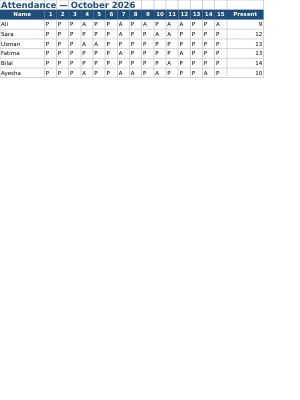
#> input picture my-office-suite/resources/templates/sheet/attendance.png, 300 x 400 px
$ python -i ops.py   (imports and definitions only)
#> lines starting #> are read from the running program, lines starting #| are printed output that depends on the picture
#> further down, picture is the input picture: PIL image 300x400 RGBA; mean R, G, B, A 247.6, 248.8, 249.8, 255
"""MyOffice Photos - image operations (Pillow + NumPy, all on this PC).

Every function takes and returns a PIL image, so the editor, batch processing and the tests use the same code.
"""
from __future__ import annotations

import io
import math
import os
from dataclasses import dataclass

import numpy as np
from PIL import Image, ImageChops, ImageDraw, ImageEnhance, ImageFilter, ImageFont, ImageOps

FORMATS = {"PNG": ".png", "JPEG": ".jpg", "WEBP": ".webp", "BMP": ".bmp", "TIFF": ".tif", "GIF": ".gif",
           "ICO": ".ico", "PDF": ".pdf"}
OPEN_EXTS = (".png", ".jpg", ".jpeg", ".jfif", ".webp", ".bmp", ".tif", ".tiff", ".gif", ".ico", ".heic", ".heif")


# [10 lines left out: function load, not called in this run]


def _rgb_alpha(img: Image.Image):
    if img.mode == "RGBA":
        return img.convert("RGB"), img.getchannel("A")
    return img.convert("RGB"), None


def _with_alpha(rgb: Image.Image, alpha):
    if alpha is None:
        return rgb
    out = rgb.convert("RGBA")
    out.putalpha(alpha)
    return out


# ============================================================================ geometry
# [5 lines left out: function rotate, not called in this run]


def flip(img, horizontal: bool = True):
    return ImageOps.mirror(img) if horizontal else ImageOps.flip(img)


# [13 lines left out: functions crop, resize, not called in this run]


# ============================================================================ adjustments
@dataclass
class Adjust:
    brightness: float = 0     # -100..100
    contrast: float = 0
    saturation: float = 0
    sharpness: float = 0
    exposure: float = 0       # -100..100 (gamma)
    temperature: float = 0    # -100 (cool) .. 100 (warm)
    tint: float = 0           # -100 (green) .. 100 (magenta)
    highlights: float = 0
    shadows: float = 0
    vignette: float = 0       # 0..100

    def is_neutral(self) -> bool:
        return all(v == 0 for v in self.__dict__.values())


# [57 lines left out: functions adjust, _sepia, _pencil, _cartoon, not called in this run]


FILTERS = {
    "Original": lambda im: im,
    "Black & White": lambda im: im.convert("L").convert("RGB"),
    "Noir": lambda im: ImageEnhance.Contrast(im.convert("L")).enhance(1.6).convert("RGB"),
    "Sepia": _sepia,
    "Vintage": lambda im: ImageEnhance.Color(Image.blend(_sepia(im), im, 0.45)).enhance(0.8),
    "Vivid": lambda im: ImageEnhance.Contrast(ImageEnhance.Color(im).enhance(1.45)).enhance(1.12),
    "Warm": lambda im: adjust(im, Adjust(temperature=55, saturation=8)),
    "Cool": lambda im: adjust(im, Adjust(temperature=-55)),
    "Fade": lambda im: ImageEnhance.Contrast(ImageEnhance.Color(im).enhance(0.7)).enhance(0.75),
    "Dramatic": lambda im: adjust(im, Adjust(contrast=35, saturation=-20, vignette=45)),
    "Pencil Sketch": _pencil,
    "Cartoon": _cartoon,
    "Emboss": lambda im: im.filter(ImageFilter.EMBOSS),
    "Invert": lambda im: ImageOps.invert(im),
}


def apply_filter(img, name: str):
    rgb, alpha = _rgb_alpha(img)
    return _with_alpha(FILTERS[name](rgb).convert("RGB"), alpha)


def blur(img, radius: float = 4):
    return img.filter(ImageFilter.GaussianBlur(radius))


def sharpen(img, amount: float = 120):
    return img.filter(ImageFilter.UnsharpMask(radius=2, percent=int(amount), threshold=2))


# ============================================================================ enhance
def _local_contrast(rgb, strength: float = 0.5):
    """Lift detail: add back the difference between the image and a large blur (like 'clarity')."""
    arr = np.asarray(rgb, dtype=np.float32)
    base = np.asarray(rgb.filter(ImageFilter.GaussianBlur(max(2, min(rgb.size) // 60))), dtype=np.float32)
    out = arr + (arr - base) * strength
    return Image.fromarray(np.clip(out, 0, 255).astype(np.uint8), "RGB")


def auto_enhance(img, denoise: bool = True):
    """One-click enhance: levels, gentle colour boost, noise reduction, clarity and sharpening."""
#> called with denoise = True
    rgb, alpha = _rgb_alpha(img)
#> alpha: PIL image 300x400 L; every value is 255
    rgb = ImageOps.autocontrast(rgb, cutoff=0.6)
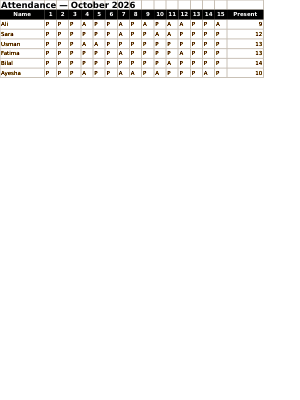
#> rgb: PIL image 300x400 RGB; mean R, G, B 246.6, 246, 245.3
    if denoise:
        rgb = rgb.filter(ImageFilter.MedianFilter(3))
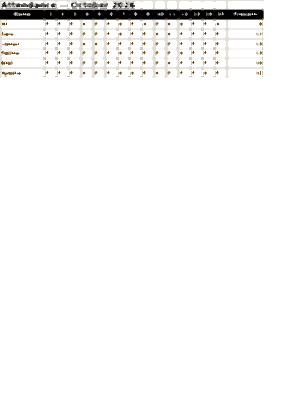
#> rgb: PIL image 300x400 RGB; mean R, G, B 247.4, 247, 246.5
    rgb = ImageEnhance.Color(rgb).enhance(1.12)
    rgb = _local_contrast(rgb, 0.35)
#> in _local_contrast, `base = np.asarray(rgb.filter(ImageFilter.GaussianBlur(max(2, min(rgb.s..`:
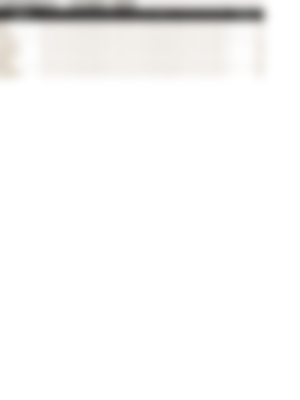
#> base: shape (400, 300, 3) float32; mean R, G, B 247.8, 247.4, 246.8
#> in _local_contrast, `out = arr + (arr - base) * strength`:
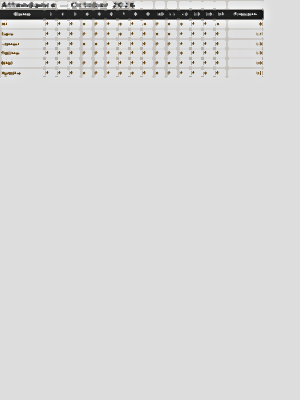
#> out: shape (400, 300, 3) float32; mean R, G, B 247.8, 247.4, 246.8; drawn with min black and max white
    rgb = rgb.filter(ImageFilter.UnsharpMask(radius=1.6, percent=90, threshold=2))
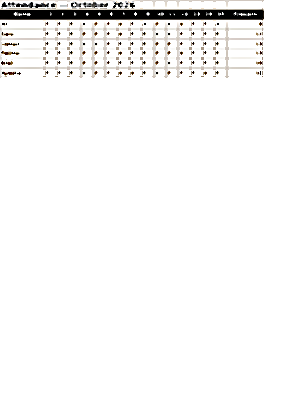
#> rgb: PIL image 300x400 RGB; mean R, G, B 246.5, 246.1, 245.6
    return _with_alpha(rgb, alpha)


# [7 lines left out: function upscale, not called in this run]


def denoise(img, strength: int = 3):
    rgb, alpha = _rgb_alpha(img)
    return _with_alpha(rgb.filter(ImageFilter.MedianFilter(3 if strength < 4 else 5)), alpha)


# ============================================================================ eraser (smart fill)
# [103 lines left out: functions inpaint, _nearest_known, _span_fill, _box_blur, not called in this run]


def _dilate(m: np.ndarray, r: int) -> np.ndarray:
    return _box_blur(m.astype(np.float32), r) > 1e-6


# [120 lines left out: functions _pyramid_fill, remove_pen_marks, remove_background, replace_background, not called in this run]


# ============================================================================ ID photos
ID_SIZES = {  # name -> (width mm, height mm)
    "Passport / CNIC - Pakistan (35 \u00d7 45 mm)": (35, 45),
    "Passport - India (35 \u00d7 45 mm)": (35, 45),
    "Passport / Visa - USA (2 \u00d7 2 in)": (51, 51),
    "Schengen visa / EU passport (35 \u00d7 45 mm)": (35, 45),
    "Passport - UK (35 \u00d7 45 mm)": (35, 45),
    "Passport - Canada (50 \u00d7 70 mm)": (50, 70),
    "Passport - China (33 \u00d7 48 mm)": (33, 48),
    "Saudi visa (40 \u00d7 60 mm)": (40, 60),
    "Stamp size (20 \u00d7 25 mm)": (20, 25),
}


# [192 lines left out: functions id_photo, print_sheet, mosaic, blur_region, find_font, add_text and 7 more, not called in this run]

>>> from PIL import Image
>>> picture = Image.open('../../resources/templates/sheet/attendance.png')
>>> result = auto_enhance(picture)

$ run again, on my-office-suite/resources/templates/sheet/gradebook.png
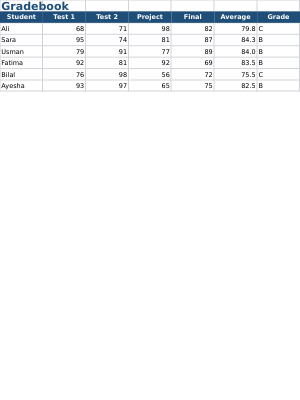
#> input picture my-office-suite/resources/templates/sheet/gradebook.png, 300 x 400 px
#> picture is the input picture: PIL image 300x400 RGBA; mean R, G, B, A 246.4, 247.8, 249.1, 255
#> alpha: PIL image 300x400 L; every value is 255
#> in _local_contrast, `out = arr + (arr - base) * strength`:
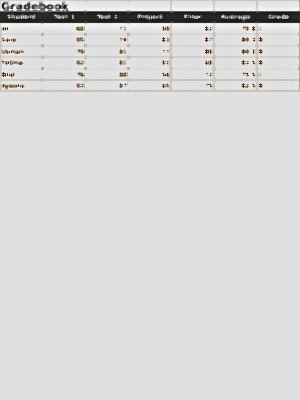
#> out: shape (400, 300, 3) float32; mean R, G, B 246.4, 246, 245.4; drawn with min black and max white
#> in auto_enhance, `rgb = rgb.filter(ImageFilter.UnsharpMask(radius=1.6, percent=90, thres..`:
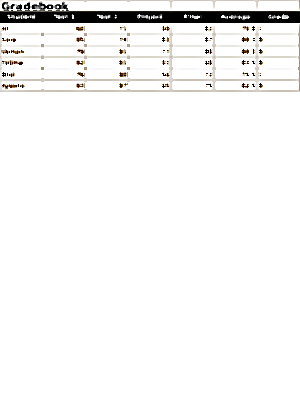
#> rgb: PIL image 300x400 RGB; mean R, G, B 244.9, 244.5, 244

$ run again, on my-office-suite/resources/templates/sheet/invoice.png
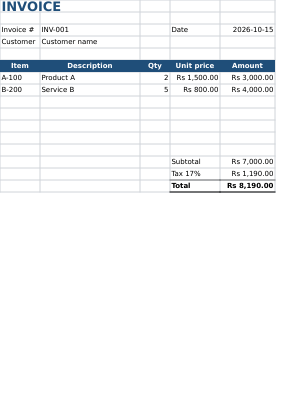
#> input picture my-office-suite/resources/templates/sheet/invoice.png, 300 x 400 px
#> picture is the input picture: PIL image 300x400 RGBA; mean R, G, B, A 244.3, 245.8, 247.2, 255
#> alpha: PIL image 300x400 L; every value is 255
#> in _local_contrast, `out = arr + (arr - base) * strength`:
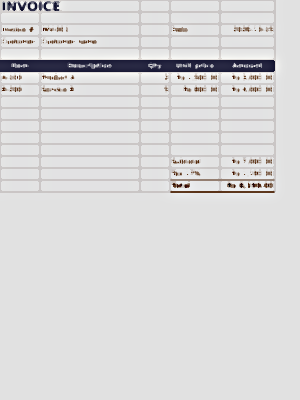
#> out: shape (400, 300, 3) float32; mean R, G, B 244, 243.1, 243.7; drawn with min black and max white
#> in auto_enhance, `rgb = rgb.filter(ImageFilter.UnsharpMask(radius=1.6, percent=90, thres..`:
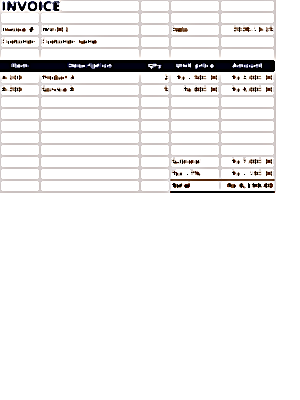
#> rgb: PIL image 300x400 RGB; mean R, G, B 241.3, 240.2, 240
